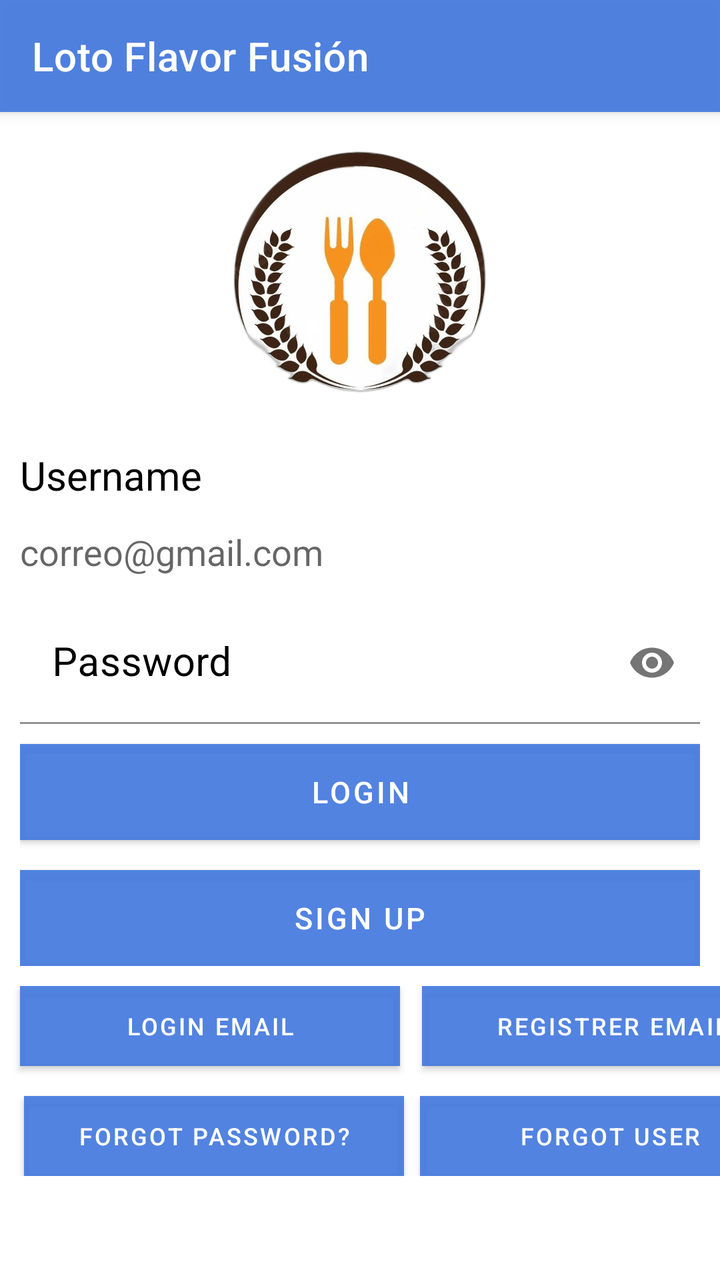
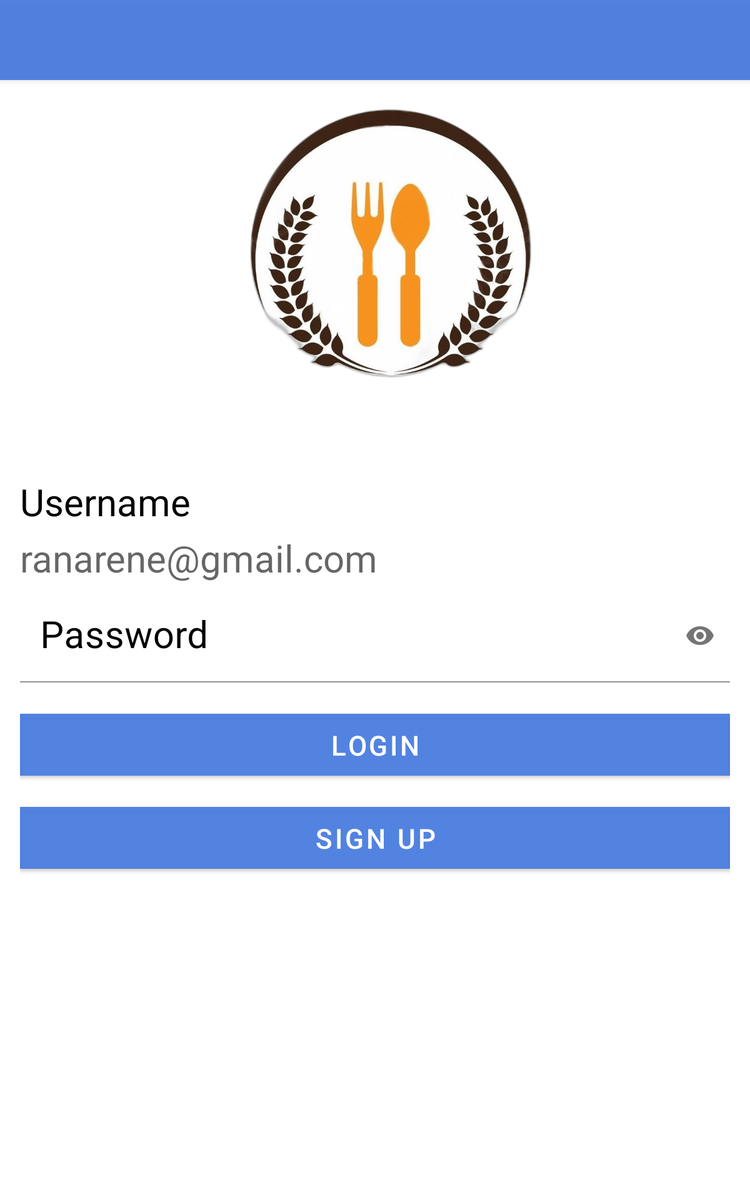

One screen, two layout resources from the same app: the default and the repository's alternative for another configuration. Each is rendered where Android would select it; the XML of both is given below.
<!-- AndroidManifest.xml: activity theme Theme.Restaurante.NoActionBar -->
<!-- res/layout/activity_main.xml -->
<?xml version="1.0" encoding="utf-8"?>
<LinearLayout
    xmlns:android="http://schemas.android.com/apk/res/android"
    xmlns:app="http://schemas.android.com/apk/res-auto"
    xmlns:tools="http://schemas.android.com/tools"
    android:layout_width="match_parent"
    android:layout_height="match_parent"
    android:id="@+id/authLayout"
    android:orientation="vertical"
    tools:context=".MainActivity">

    <androidx.appcompat.widget.Toolbar
        android:id="@+id/my_toolbar"
        android:layout_width="match_parent"
        android:layout_height="?attr/actionBarSize"
        app:titleTextColor="@android:color/white"
        android:background="#EE467BDE"
        android:elevation="4dp"
        android:padding="4dp"
        app:title="@string/Restaurante"
        android:theme="@style/ThemeOverlay.AppCompat.ActionBar"
        app:popupTheme="@style/ThemeOverlay.AppCompat.Light"/>

    <LinearLayout
        android:layout_width="match_parent"
        android:layout_height="wrap_content"
        android:layout_margin="16dp"
        android:gravity="center"
        android:orientation="horizontal">

        <ImageView
            android:id="@+id/imgViewSeries"
            android:layout_width="157dp"
            android:layout_height="126dp"
            android:layout_gravity="center"
            android:src="@drawable/restaurante" />


    </LinearLayout>

    <LinearLayout
        android:layout_width="match_parent"
        android:layout_height="wrap_content"
        android:layout_margin="10dp"
        android:gravity="center_vertical"
        android:orientation="vertical">


        <TextView
            android:layout_width="wrap_content"
            android:layout_height="wrap_content"
            android:text="@string/text_username"
            android:textColor="@color/black"
            android:textSize="20sp" />

        <EditText
            android:id="@+id/ed_textUsername"
            android:layout_width="match_parent"
            android:layout_height="50dp"
            android:background="@color/white"
            android:hint="correo@gmail.com"
            android:textColor="@color/black" />

        <com.google.android.material.textfield.TextInputLayout
            android:layout_width="match_parent"
            android:layout_height="wrap_content"
            app:endIconMode="password_toggle"
            android:textColorHint="@color/black">

            <com.google.android.material.textfield.TextInputEditText
                android:id="@+id/ed_textPassword"
                android:layout_width="match_parent"
                android:layout_height="wrap_content"
                android:background="@color/white"
                android:textColor="@color/black"
                android:hint="@string/hint_password"
                android:inputType="textPassword"
                android:textSize="20sp" />

        </com.google.android.material.textfield.TextInputLayout>

        <Button
            android:id="@+id/btn_login"
            android:background="#6C80E4"
            android:layout_width="match_parent"
            android:layout_height="wrap_content"
            android:text="@string/login"
            android:textColor="@color/white"
            android:textSize="15sp"
            android:layout_marginTop="10dp"
            android:onClick="onLogin"/>

        <Button
            android:id="@+id/btn_Register"
            android:background="#6C80E4"
            android:layout_width="match_parent"
            android:layout_height="wrap_content"
            android:text="@string/sign_up"
            android:textColor="@color/white"
            android:textSize="15sp"
            android:layout_marginTop="15dp"
            android:onClick="onRegister"/>



    </LinearLayout>

    <LinearLayout
        android:layout_width="match_parent"
        android:layout_height="wrap_content"
        android:orientation="horizontal">
        <Button
            android:id="@+id/btn_emaillogin"
            android:layout_width="190dp"
            android:layout_height="40sp"
            android:layout_gravity="left"
            android:layout_marginTop="10dp"
            android:layout_marginLeft="10dp"
            android:background="#6C80E4"
            android:onClick="onLogin_email"
            android:text="Login email"
            android:textColor="@color/white"
            android:textSize="12sp" />
        <Button
            android:id="@+id/btn_email"
            android:layout_width="190dp"
            android:layout_height="40sp"
            android:layout_gravity="right"
            android:layout_marginTop="5dp"
            android:layout_marginLeft="11dp"
            android:background="#6C80E4"
            android:onClick="onRegistrer_email"
            android:text="Registrer email"
            android:textColor="@color/white"
            android:textSize="12sp" />
    </LinearLayout>



    <LinearLayout
        android:layout_width="match_parent"
        android:layout_height="wrap_content"
        android:orientation="horizontal">
        <Button
            android:id="@+id/btn_Forgotpwd"
            android:background="#6C80E4"
            android:layout_width="190sp"
            android:layout_height="40sp"
            android:text="@string/text_btnforgotpwd"
            android:textColor="@color/white"
            android:textSize="12sp"
            android:layout_marginTop="5dp"
            android:layout_marginRight="8dp"
            android:layout_marginLeft="12dp"
            android:onClick="onForgotpwd"/>
        <Button
            android:id="@+id/btn_Forgotuser"
            android:background="#6C80E4"
            android:layout_width="190dp"
            android:layout_height="40sp"
            android:text="@string/text_btnforgotuser"
            android:textColor="@color/white"
            android:textSize="12sp"
            android:layout_marginTop="5dp"
            android:layout_marginRight="12dp"
            android:onClick="onForgotusr"/>

    </LinearLayout>

    <LinearLayout
        android:layout_width="match_parent"
        android:layout_height="169dp"
        android:orientation="horizontal"
        android:layout_gravity="center_horizontal"
        android:gravity="center_horizontal">

        <com.google.android.gms.common.SignInButton
            android:id="@+id/btn_google"
            android:layout_width="wrap_content"
            android:layout_height="wrap_content"
            android:layout_gravity="center"/>

        <ImageButton
            android:id="@+id/btn_facebook"
            android:layout_width="50dp"
            android:layout_height="50dp"
            android:layout_gravity="center"
            android:layout_marginLeft="15dp"
            android:onClick="onLoginFacebook"
            android:backgroundTint="#FAFAFA"
            android:src="@drawable/facebook"/>

        <ImageButton
            android:id="@+id/btn_instagram"
            android:layout_width="50dp"
            android:layout_height="50dp"
            android:layout_gravity="center"
            android:layout_marginLeft="15dp"
            android:onClick="onLoginInstagram"
            android:backgroundTint="#FAFAFA"
            android:src="@drawable/instagram"/>


    </LinearLayout>

</LinearLayout>
<!-- resources referenced by this layout -->
<resources>
  <!-- drawable facebook: png bitmap (drawable, 984 bytes) -->
  <!-- drawable instagram: png bitmap (drawable, 3181 bytes) -->
  <!-- drawable restaurante: jpg bitmap (drawable, 345283 bytes) -->
  <string name="Restaurante">Loto Flavor Fusión</string>
  <string name="hint_password">Password</string>
  <string name="login">Login</string>
  <string name="sign_up">Sign up</string>
  <string name="text_btnforgotpwd">Forgot Password?</string>
  <string name="text_btnforgotuser">Forgot User</string>
  <string name="text_username">Username</string>
  <style name="Theme.Restaurante.NoActionBar">
          <item name="windowActionBar">false</item>
          <item name="windowNoTitle">true</item>
      </style>
</resources>
<!-- res/layout-sw600dp/activity_main.xml (the repository's variant of the layout above) -->
<!-- drawn on a 7-inch tablet held upright -->
<?xml version="1.0" encoding="utf-8"?>
<LinearLayout
    xmlns:android="http://schemas.android.com/apk/res/android"
    xmlns:app="http://schemas.android.com/apk/res-auto"
    xmlns:tools="http://schemas.android.com/tools"
    android:id="@+id/authLayout"
    android:layout_width="match_parent"
    android:layout_height="match_parent"
    android:orientation="vertical"
    tools:context=".MainActivity">

    <androidx.appcompat.widget.Toolbar
        android:id="@+id/my_toolbar"
        android:layout_width="match_parent"
        android:layout_height="?attr/actionBarSize"
        app:titleTextColor="@android:color/white"
        android:background="#EE467BDE"
        android:elevation="4dp"
        android:padding="4dp"
        android:theme="@style/ThemeOverlay.AppCompat.ActionBar"
        app:popupTheme="@style/ThemeOverlay.AppCompat.Light"/>

    <LinearLayout
        android:layout_width="match_parent"
        android:layout_height="wrap_content"
        android:layout_margin="16dp"
        android:gravity="center"
        android:orientation="horizontal">

        <ImageView
            android:id="@+id/imgViewSeries"
            android:layout_width="235dp"
            android:layout_height="226dp"
            android:layout_marginLeft="25dp"
            android:src="@drawable/restaurante" />


    </LinearLayout>

    <LinearLayout
        android:layout_width="match_parent"
        android:layout_height="400dp"
        android:layout_margin="16dp"
        android:gravity="center_vertical"
        android:orientation="vertical">


        <TextView
            android:layout_width="wrap_content"
            android:layout_height="wrap_content"
            android:text="@string/text_username"
            android:textColor="@color/black"
            android:textSize="30sp" />

        <EditText
            android:id="@+id/ed_textUsername"
            android:layout_width="match_parent"
            android:layout_height="50dp"
            android:background="@color/white"
            android:hint="ranarene@gmail.com"
            android:textColor="@color/black"
            android:textSize="30sp"/>

        <com.google.android.material.textfield.TextInputLayout
            android:layout_width="match_parent"
            android:layout_height="wrap_content"
            app:endIconMode="password_toggle"
            android:textColorHint="@color/black">

            <com.google.android.material.textfield.TextInputEditText
                android:id="@+id/ed_textPassword"
                android:layout_width="match_parent"
                android:layout_height="wrap_content"
                android:background="@color/white"
                android:textColor="@color/black"
                android:hint="@string/hint_password"
                android:inputType="textPassword"
                android:textSize="30sp" />

        </com.google.android.material.textfield.TextInputLayout>

        <Button
            android:id="@+id/btn_login"
            android:background="#6C80E4"
            android:layout_width="match_parent"
            android:layout_height="wrap_content"
            android:text="Login"
            android:textColor="@color/white"
            android:textSize="22sp"
            android:layout_marginTop="25dp"
            android:onClick="onLogin"/>

        <Button
            android:id="@+id/btn_Register"
            android:background="#6C80E4"
            android:layout_width="match_parent"
            android:layout_height="wrap_content"
            android:text="Sign up"
            android:textColor="@color/white"
            android:textSize="22sp"
            android:layout_marginTop="25dp"
            android:onClick="onRegister"/>

    </LinearLayout>
</LinearLayout>
<!-- resources referenced by the variant -->
<!-- as a 7-inch tablet held upright resolves them -->
<resources>
  <!-- drawable restaurante: jpg bitmap (drawable, 345283 bytes) -->
  <string name="hint_password">Password</string>
  <string name="text_username">Username</string>
  <style name="Theme.Restaurante.NoActionBar">
          <item name="windowActionBar">false</item>
          <item name="windowNoTitle">true</item>
      </style>
</resources>
